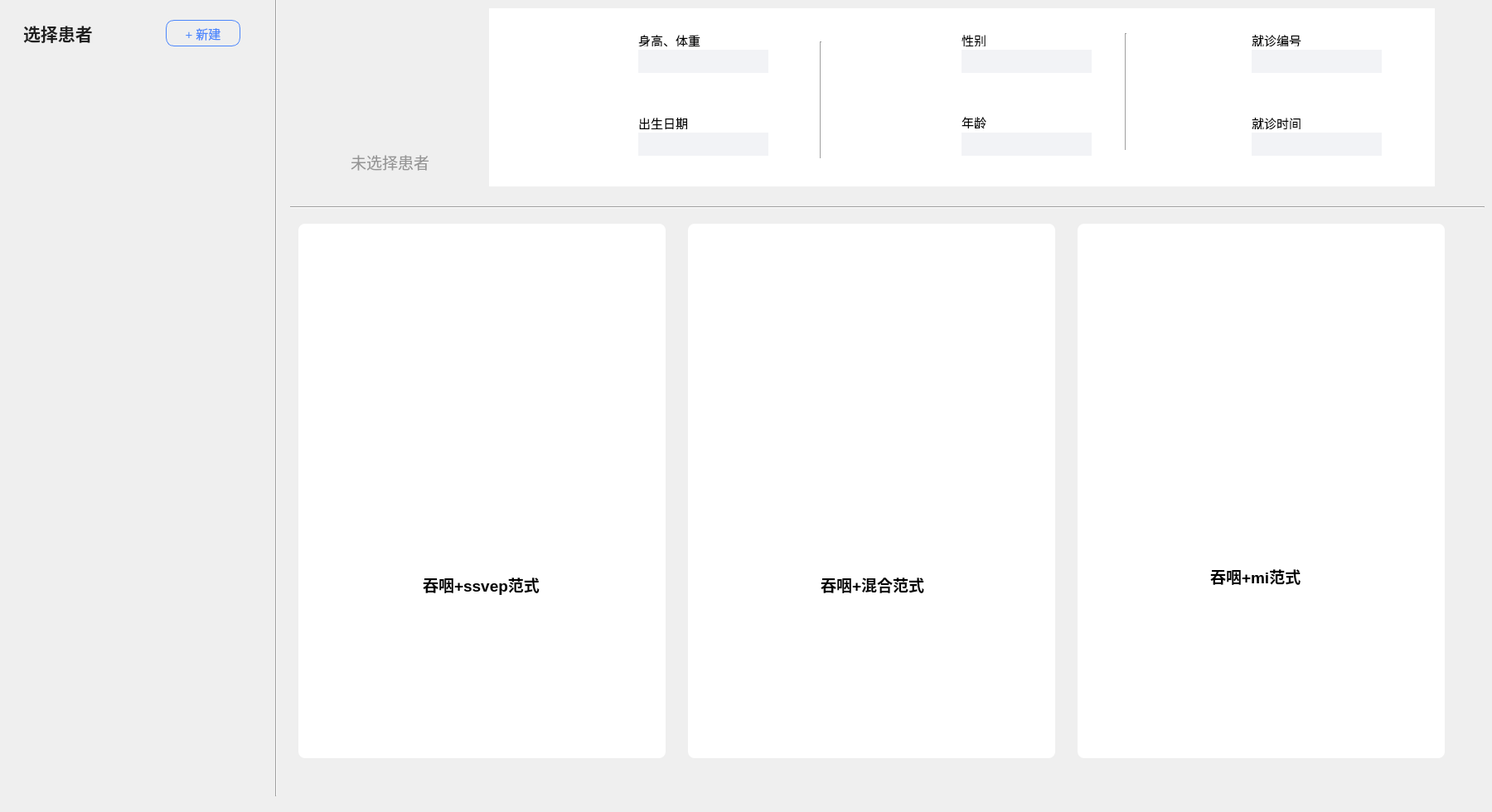
     <widget class="QWidget" name="tab_treat">
      <attribute name="title">
       <string>Tab 1</string>
      </attribute>
      <widget class="QPushButton" name="pushButton_tab1select">
       <property name="geometry">
        <rect>
         <x>20</x>
         <y>20</y>
         <width>161</width>
         <height>40</height>
        </rect>
       </property>
       <property name="font">
        <font>
         <pointsize>16</pointsize>
         <bold>true</bold>
        </font>
       </property>
       <property name="styleSheet">
        <string notr="true">QPushButton#pushButton_tab1select {
    background: transparent;
    border: none;
    color: #1F1F1F;
    text-align: left;
    padding-left: 8px;
}</string>
       </property>
       <property name="text">
        <string>选择患者</string>
       </property>
      </widget>
      <widget class="QPushButton" name="pushButton_tab1new">
       <property name="geometry">
        <rect>
         <x>200</x>
         <y>24</y>
         <width>90</width>
         <height>32</height>
        </rect>
       </property>
       <property name="font">
        <font>
         <pointsize>11</pointsize>
         <bold>false</bold>
        </font>
       </property>
       <property name="styleSheet">
        <string notr="true">QPushButton#pushButton_tab1new {
    background-color: transparent;
    border: 1px solid #4B86FC;
    border-radius: 10px;
    color: #4B86FC;
    padding: 4px 10px;
}
QPushButton#pushButton_tab1new:hover {
    background-color: rgba(75, 134, 252, 0.12);
    border: 1px solid #6B9BFD;
    color: #3A6FE0;
}
QPushButton#pushButton_tab1new:pressed {
    background-color: rgba(75, 134, 252, 0.24);
    border: 1px solid #3A6FE0;
    color: #2A5FD0;
    padding-top: 5px;
    padding-bottom: 3px;
}</string>
       </property>
       <property name="text">
        <string>+ 新建</string>
       </property>
      </widget>
      <widget class="QPushButton" name="pushButton_up_ssvep">
       <property name="geometry">
        <rect>
         <x>360</x>
         <y>270</y>
         <width>443</width>
         <height>645</height>
        </rect>
       </property>
       <property name="minimumSize">
        <size>
         <width>443</width>
         <height>645</height>
        </size>
       </property>
       <property name="maximumSize">
        <size>
         <width>443</width>
         <height>645</height>
        </size>
       </property>
       <property name="font">
        <font>
         <pointsize>14</pointsize>
         <bold>true</bold>
        </font>
       </property>
       <property name="styleSheet">
        <string notr="true">QPushButton#pushButton_up_ssvep { background-color: #DBE9F7; border-radius: 8px;
background-color: rgb(255, 255, 255);}
</string>
       </property>
       <property name="text">
        <string/>
       </property>
      </widget>
      <widget class="QPushButton" name="pushButton_up_ssmvep">
       <property name="geometry">
        <rect>
         <x>830</x>
         <y>270</y>
         <width>443</width>
         <height>645</height>
        </rect>
       </property>
       <property name="minimumSize">
        <size>
         <width>443</width>
         <height>645</height>
        </size>
       </property>
       <property name="maximumSize">
        <size>
         <width>443</width>
         <height>645</height>
        </size>
       </property>
       <property name="font">
        <font>
         <pointsize>14</pointsize>
         <bold>true</bold>
        </font>
       </property>
       <property name="styleSheet">
        <string notr="true">QPushButton#pushButton_up_ssmvep { background-color: #DBE9F7; border-radius: 8px;
background-color: rgb(255, 255, 255); }</string>
       </property>
       <property name="text">
        <string/>
       </property>
      </widget>
      <widget class="QPushButton" name="pushButton_up_mi">
       <property name="geometry">
        <rect>
         <x>1300</x>
         <y>270</y>
         <width>443</width>
         <height>645</height>
        </rect>
       </property>
       <property name="minimumSize">
        <size>
         <width>443</width>
         <height>645</height>
        </size>
       </property>
       <property name="maximumSize">
        <size>
         <width>443</width>
         <height>645</height>
        </size>
       </property>
       <property name="font">
        <font>
         <pointsize>14</pointsize>
         <bold>true</bold>
        </font>
       </property>
       <property name="styleSheet">
        <string notr="true">QPushButton#pushButton_up_mi { background-color: #DBE9F7; border-radius: 8px;
background-color: rgb(255, 255, 255);}</string>
       </property>
       <property name="text">
        <string/>
       </property>
      </widget>
      <widget class="QLabel" name="label_23">
       <property name="geometry">
        <rect>
         <x>510</x>
         <y>690</y>
         <width>151</width>
         <height>31</height>
        </rect>
       </property>
       <property name="font">
        <font>
         <pointsize>14</pointsize>
         <bold>true</bold>
        </font>
       </property>
       <property name="styleSheet">
        <string notr="true"/>
       </property>
       <property name="text">
        <string>吞咽+ssvep范式</string>
       </property>
      </widget>
      <widget class="QLabel" name="label_24">
       <property name="geometry">
        <rect>
         <x>990</x>
         <y>690</y>
         <width>131</width>
         <height>31</height>
        </rect>
       </property>
       <property name="font">
        <font>
         <pointsize>14</pointsize>
         <bold>true</bold>
        </font>
       </property>
       <property name="styleSheet">
        <string notr="true"/>
       </property>
       <property name="text">
        <string>吞咽+混合范式</string>
       </property>
      </widget>
      <widget class="QLabel" name="label_25">
       <property name="geometry">
        <rect>
         <x>1460</x>
         <y>680</y>
         <width>121</width>
         <height>31</height>
        </rect>
       </property>
       <property name="font">
        <font>
         <pointsize>14</pointsize>
         <bold>true</bold>
        </font>
       </property>
       <property name="styleSheet">
        <string notr="true"/>
       </property>
       <property name="text">
        <string>吞咽+mi范式</string>
       </property>
      </widget>
      <widget class="QLabel" name="label_10">
       <property name="geometry">
        <rect>
         <x>360</x>
         <y>10</y>
         <width>215</width>
         <height>215</height>
        </rect>
       </property>
       <property name="minimumSize">
        <size>
         <width>215</width>
         <height>215</height>
        </size>
       </property>
       <property name="maximumSize">
        <size>
         <width>215</width>
         <height>215</height>
        </size>
       </property>
       <property name="styleSheet">
        <string notr="true">border-image: url(:/treat/pic/treat_patient.png);</string>
       </property>
       <property name="text">
        <string/>
       </property>
      </widget>
      <widget class="QLabel" name="label_patient">
       <property name="geometry">
        <rect>
         <x>420</x>
         <y>180</y>
         <width>101</width>
         <height>31</height>
        </rect>
       </property>
       <property name="font">
        <font>
         <pointsize>14</pointsize>
        </font>
       </property>
       <property name="styleSheet">
        <string notr="true">color: #959595;</string>
       </property>
       <property name="text">
        <string>未选择患者</string>
       </property>
       <property name="alignment">
        <set>Qt::AlignCenter</set>
       </property>
      </widget>
      <widget class="QLabel" name="label_8">
       <property name="geometry">
        <rect>
         <x>590</x>
         <y>10</y>
         <width>1141</width>
         <height>215</height>
        </rect>
       </property>
       <property name="minimumSize">
        <size>
         <width>1141</width>
         <height>215</height>
        </size>
       </property>
       <property name="maximumSize">
        <size>
         <width>1141</width>
         <height>215</height>
        </size>
       </property>
       <property name="styleSheet">
        <string notr="true">background-color: rgb(255, 255, 255);</string>
       </property>
       <property name="text">
        <string/>
       </property>
      </widget>
      <widget class="QWidget" name="widget_patient_select" native="true">
       <property name="geometry">
        <rect>
         <x>10</x>
         <y>70</y>
         <width>301</width>
         <height>841</height>
        </rect>
       </property>
       <property name="styleSheet">
        <string notr="true">QWidget#widget_patient_select {
    background: transparent;
}</string>
       </property>
      </widget>
      <widget class="Line" name="line_3">
       <property name="geometry">
        <rect>
         <x>350</x>
         <y>240</y>
         <width>1441</width>
         <height>20</height>
        </rect>
       </property>
       <property name="orientation">
        <enum>Qt::Horizontal</enum>
       </property>
      </widget>
      <widget class="Line" name="line_4">
       <property name="geometry">
        <rect>
         <x>323</x>
         <y>-10</y>
         <width>20</width>
         <height>971</height>
        </rect>
       </property>
       <property name="orientation">
        <enum>Qt::Vertical</enum>
       </property>
      </widget>
      <widget class="QLabel" name="label_16">
       <property name="geometry">
        <rect>
         <x>710</x>
         <y>40</y>
         <width>48</width>
         <height>48</height>
        </rect>
       </property>
       <property name="minimumSize">
        <size>
         <width>48</width>
         <height>48</height>
        </size>
       </property>
       <property name="styleSheet">
        <string notr="true">border-image: url(:/patient/pic/patient_icon_high_weight.png);</string>
       </property>
       <property name="text">
        <string/>
       </property>
      </widget>
      <widget class="QLabel" name="label_32">
       <property name="geometry">
        <rect>
         <x>1100</x>
         <y>40</y>
         <width>48</width>
         <height>48</height>
        </rect>
       </property>
       <property name="minimumSize">
        <size>
         <width>48</width>
         <height>48</height>
        </size>
       </property>
       <property name="maximumSize">
        <size>
         <width>48</width>
         <height>48</height>
        </size>
       </property>
       <property name="styleSheet">
        <string notr="true">border-image: url(:/patient/pic/patient_icon_sex.png);</string>
       </property>
       <property name="text">
        <string/>
       </property>
      </widget>
      <widget class="QLabel" name="label_45">
       <property name="geometry">
        <rect>
         <x>710</x>
         <y>140</y>
         <width>48</width>
         <height>48</height>
        </rect>
       </property>
       <property name="minimumSize">
        <size>
         <width>48</width>
         <height>48</height>
        </size>
       </property>
       <property name="maximumSize">
        <size>
         <width>48</width>
         <height>48</height>
        </size>
       </property>
       <property name="styleSheet">
        <string notr="true">border-image: url(:/patient/pic/patient_icon_birthday.png);</string>
       </property>
       <property name="text">
        <string/>
       </property>
      </widget>
      <widget class="QLabel" name="label_46">
       <property name="geometry">
        <rect>
         <x>1100</x>
         <y>140</y>
         <width>48</width>
         <height>48</height>
        </rect>
       </property>
       <property name="minimumSize">
        <size>
         <width>48</width>
         <height>48</height>
        </size>
       </property>
       <property name="maximumSize">
        <size>
         <width>48</width>
         <height>48</height>
        </size>
       </property>
       <property name="styleSheet">
        <string notr="true">border-image: url(:/patient/pic/patient_icon_age.png);</string>
       </property>
       <property name="text">
        <string/>
       </property>
      </widget>
      <widget class="QLabel" name="label_52">
       <property name="geometry">
        <rect>
         <x>1450</x>
         <y>140</y>
         <width>48</width>
         <height>48</height>
        </rect>
       </property>
       <property name="minimumSize">
        <size>
         <width>48</width>
         <height>48</height>
        </size>
       </property>
       <property name="maximumSize">
        <size>
         <width>48</width>
         <height>48</height>
        </size>
       </property>
       <property name="styleSheet">
        <string notr="true">border-image: url(:/patient/pic/patient_icon_treat_time.png);</string>
       </property>
       <property name="text">
        <string/>
       </property>
      </widget>
      <widget class="QLabel" name="label_53">
       <property name="geometry">
        <rect>
         <x>1450</x>
         <y>40</y>
         <width>48</width>
         <height>48</height>
        </rect>
       </property>
       <property name="minimumSize">
        <size>
         <width>48</width>
         <height>48</height>
        </size>
       </property>
       <property name="maximumSize">
        <size>
         <width>48</width>
         <height>48</height>
        </size>
       </property>
       <property name="styleSheet">
        <string notr="true">
border-image: url(:/patient/pic/patient_icon_number.png);</string>
       </property>
       <property name="text">
        <string/>
       </property>
      </widget>
      <widget class="QLabel" name="label_54">
       <property name="geometry">
        <rect>
         <x>770</x>
         <y>40</y>
         <width>81</width>
         <height>16</height>
        </rect>
       </property>
       <property name="font">
        <font>
         <pointsize>11</pointsize>
        </font>
       </property>
       <property name="text">
        <string>身高、体重</string>
       </property>
      </widget>
      <widget class="QLabel" name="label_55">
       <property name="geometry">
        <rect>
         <x>1160</x>
         <y>40</y>
         <width>31</width>
         <height>16</height>
        </rect>
       </property>
       <property name="font">
        <font>
         <pointsize>11</pointsize>
        </font>
       </property>
       <property name="text">
        <string>性别</string>
       </property>
      </widget>
      <widget class="QLabel" name="label_56">
       <property name="geometry">
        <rect>
         <x>1510</x>
         <y>40</y>
         <width>61</width>
         <height>16</height>
        </rect>
       </property>
       <property name="font">
        <font>
         <pointsize>11</pointsize>
        </font>
       </property>
       <property name="text">
        <string>就诊编号</string>
       </property>
      </widget>
      <widget class="QLabel" name="label_57">
       <property name="geometry">
        <rect>
         <x>770</x>
         <y>140</y>
         <width>61</width>
         <height>16</height>
        </rect>
       </property>
       <property name="font">
        <font>
         <pointsize>11</pointsize>
        </font>
       </property>
       <property name="text">
        <string>出生日期</string>
       </property>
      </widget>
      <widget class="QLabel" name="label_58">
       <property name="geometry">
        <rect>
         <x>1160</x>
         <y>140</y>
         <width>53</width>
         <height>15</height>
        </rect>
       </property>
       <property name="font">
        <font>
         <pointsize>11</pointsize>
        </font>
       </property>
       <property name="text">
        <string>年龄</string>
       </property>
      </widget>
      <widget class="QLabel" name="label_59">
       <property name="geometry">
        <rect>
         <x>1510</x>
         <y>140</y>
         <width>61</width>
         <height>16</height>
        </rect>
       </property>
       <property name="font">
        <font>
         <pointsize>11</pointsize>
        </font>
       </property>
       <property name="text">
        <string>就诊时间</string>
       </property>
      </widget>
      <widget class="Line" name="line_5">
       <property name="geometry">
        <rect>
         <x>980</x>
         <y>50</y>
         <width>20</width>
         <height>141</height>
        </rect>
       </property>
       <property name="orientation">
        <enum>Qt::Vertical</enum>
       </property>
      </widget>
      <widget class="Line" name="line_6">
       <property name="geometry">
        <rect>
         <x>1350</x>
         <y>40</y>
         <width>16</width>
         <height>141</height>
        </rect>
       </property>
       <property name="orientation">
        <enum>Qt::Vertical</enum>
       </property>
      </widget>
      <widget class="QLabel" name="label_height_weight">
       <property name="geometry">
        <rect>
         <x>770</x>
         <y>60</y>
         <width>157</width>
         <height>28</height>
        </rect>
       </property>
       <property name="minimumSize">
        <size>
         <width>157</width>
         <height>28</height>
        </size>
       </property>
       <property name="maximumSize">
        <size>
         <width>157</width>
         <height>28</height>
        </size>
       </property>
       <property name="styleSheet">
        <string notr="true">background-color: #F2F3F6;</string>
       </property>
       <property name="text">
        <string/>
       </property>
      </widget>
      <widget class="QLabel" name="label_sex">
       <property name="geometry">
        <rect>
         <x>1160</x>
         <y>60</y>
         <width>157</width>
         <height>28</height>
        </rect>
       </property>
       <property name="minimumSize">
        <size>
         <width>157</width>
         <height>28</height>
        </size>
       </property>
       <property name="maximumSize">
        <size>
         <width>157</width>
         <height>28</height>
        </size>
       </property>
       <property name="styleSheet">
        <string notr="true">background-color: #F2F3F6;</string>
       </property>
       <property name="text">
        <string/>
       </property>
      </widget>
      <widget class="QLabel" name="label_patient_id">
       <property name="geometry">
        <rect>
         <x>1510</x>
         <y>60</y>
         <width>157</width>
         <height>28</height>
        </rect>
       </property>
       <property name="minimumSize">
        <size>
         <width>157</width>
         <height>28</height>
        </size>
       </property>
       <property name="maximumSize">
        <size>
         <width>157</width>
         <height>28</height>
        </size>
       </property>
       <property name="styleSheet">
        <string notr="true">background-color: #F2F3F6;</string>
       </property>
       <property name="text">
        <string/>
       </property>
      </widget>
      <widget class="QLabel" name="label_birthday">
       <property name="geometry">
        <rect>
         <x>770</x>
         <y>160</y>
         <width>157</width>
         <height>28</height>
        </rect>
       </property>
       <property name="minimumSize">
        <size>
         <width>157</width>
         <height>28</height>
        </size>
       </property>
       <property name="maximumSize">
        <size>
         <width>157</width>
         <height>28</height>
        </size>
       </property>
       <property name="styleSheet">
        <string notr="true">background-color: #F2F3F6;</string>
       </property>
       <property name="text">
        <string/>
       </property>
      </widget>
      <widget class="QLabel" name="label_age">
       <property name="geometry">
        <rect>
         <x>1160</x>
         <y>160</y>
         <width>157</width>
         <height>28</height>
        </rect>
       </property>
       <property name="minimumSize">
        <size>
         <width>157</width>
         <height>28</height>
        </size>
       </property>
       <property name="maximumSize">
        <size>
         <width>157</width>
         <height>28</height>
        </size>
       </property>
       <property name="styleSheet">
        <string notr="true">background-color: #F2F3F6;</string>
       </property>
       <property name="text">
        <string/>
       </property>
      </widget>
      <widget class="QLabel" name="label_visit_time">
       <property name="geometry">
        <rect>
         <x>1510</x>
         <y>160</y>
         <width>157</width>
         <height>28</height>
        </rect>
       </property>
       <property name="minimumSize">
        <size>
         <width>157</width>
         <height>28</height>
        </size>
       </property>
       <property name="maximumSize">
        <size>
         <width>157</width>
         <height>28</height>
        </size>
       </property>
       <property name="styleSheet">
        <string notr="true">background-color: #F2F3F6;</string>
       </property>
       <property name="text">
        <string/>
       </property>
      </widget>
      <widget class="QLabel" name="label_ssvep_up_icon">
       <property name="geometry">
        <rect>
         <x>510</x>
         <y>490</y>
         <width>146</width>
         <height>135</height>
        </rect>
       </property>
       <property name="minimumSize">
        <size>
         <width>146</width>
         <height>135</height>
        </size>
       </property>
       <property name="maximumSize">
        <size>
         <width>146</width>
         <height>135</height>
        </size>
       </property>
       <property name="styleSheet">
        <string notr="true">border-image: url(:/set/pic/icon_ssvep.png);</string>
       </property>
       <property name="text">
        <string/>
       </property>
      </widget>
      <widget class="QLabel" name="label_ssmvep_up_icon">
       <property name="geometry">
        <rect>
         <x>980</x>
         <y>490</y>
         <width>138</width>
         <height>146</height>
        </rect>
       </property>
       <property name="minimumSize">
        <size>
         <width>138</width>
         <height>146</height>
        </size>
       </property>
       <property name="maximumSize">
        <size>
         <width>138</width>
         <height>146</height>
        </size>
       </property>
       <property name="styleSheet">
        <string notr="true">border-image: url(:/set/pic/icon_ssmvep.png);</string>
       </property>
       <property name="text">
        <string/>
       </property>
      </widget>
      <widget class="QLabel" name="label_mi_up_icon">
       <property name="geometry">
        <rect>
         <x>1440</x>
         <y>500</y>
         <width>156</width>
         <height>141</height>
        </rect>
       </property>
       <property name="minimumSize">
        <size>
         <width>156</width>
         <height>141</height>
        </size>
       </property>
       <property name="maximumSize">
        <size>
         <width>156</width>
         <height>141</height>
        </size>
       </property>
       <property name="styleSheet">
        <string notr="true">border-image: url(:/set/pic/icon_mi.png);</string>
       </property>
       <property name="text">
        <string/>
       </property>
      </widget>
     </widget>
